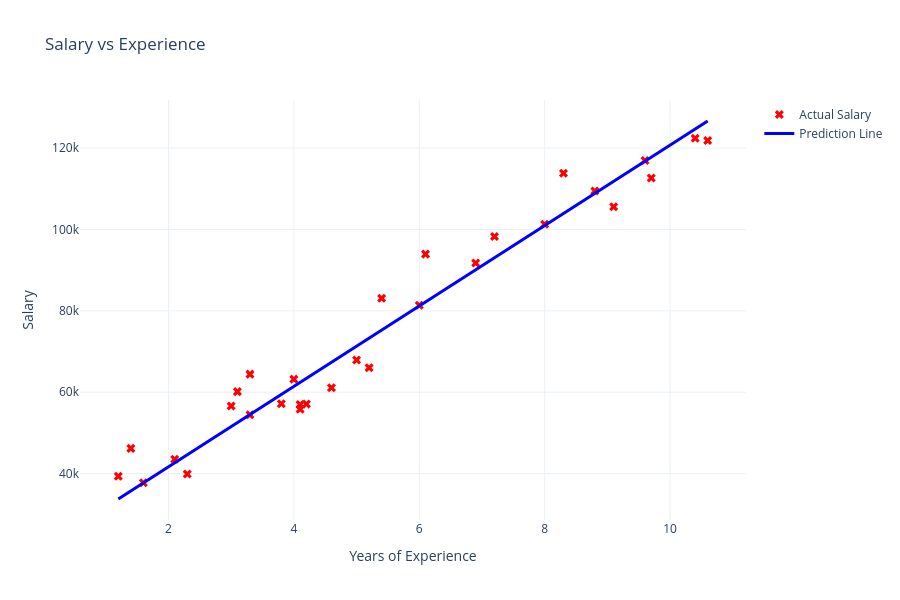

The cell this chart's notebook holds for it:
### Code cell
import plotly.graph_objects as go

# Predictions using trained w and b
y_pred = w * x + b

fig = go.Figure()

# Actual data points
fig.add_trace(go.Scatter(
    x=x,
    y=y,
    mode="markers",
    name="Actual Salary",
    marker=dict(color="red", size=8, symbol="x")))

# Prediction line
fig.add_trace(go.Scatter(
    x=x,
    y=y_pred,
    mode="lines",
    name="Prediction Line",
    line=dict(color="blue", width=3)))

fig.update_layout(
    title="Salary vs Experience",
    xaxis_title="Years of Experience",
    yaxis_title="Salary",
    template="plotly_white",
    width=900,
    height=600)

fig.show()

### Figure 1 — Plotly figure (JSON) as saved in the notebook; plotly's stock layout.template omitted (floating-point values rounded to 4 significant figures)
{"data": [{"marker": {"color": "red", "size": 8, "symbol": "x"}, "mode": "markers", "name": "Actual Salary", "type": "scatter", "x": [1.2, 1.4, 1.6, 2.1, 2.3, 3, 3.1, 3.3, 3.3, 3.8, 4, 4.1, 4.1, 4.2, 4.6, 5, 5.2, 5.4, 6, 6.1, 6.9, 7.2, 8, 8.3, 8.8, 9.1, 9.6, 9.7, 10.4, 10.6], "y": [39344, 46206, 37732, 43526, 39892, 56643, 60151, 54446, 64446, 57190, 63219, 55795, 56958, 57082, 61112, 67939, 66030, 83089, 81364, 93941, 91739, 98274, 101303, 113813, 109432, 105583, 116970, 112636, 122392, 121873]}, {"line": {"color": "blue", "width": 3}, "mode": "lines", "name": "Prediction Line", "type": "scatter", "x": [1.2, 1.4, 1.6, 2.1, 2.3, 3, 3.1, 3.3, 3.3, 3.8, 4, 4.1, 4.1, 4.2, 4.6, 5, 5.2, 5.4, 6, 6.1, 6.9, 7.2, 8, 8.3, 8.8, 9.1, 9.6, 9.7, 10.4, 10.6], "y": [33760.0, 35740.0, 37720.0, 42660.0, 44630.0, 51550.0, 52540.0, 54520.0, 54520.0, 59460.0, 61430.0, 62420.0, 62420.0, 63410.0, 67360.0, 71320.0, 73290.0, 75270.0, 81200.0, 82180.0, 90090.0, 93050.0, 101000.0, 103900.0, 108900.0, 111800.0, 116800.0, 117800.0, 124700.0, 126700.0]}], "layout": {"height": 600, "title": {"text": "Salary vs Experience"}, "width": 900, "xaxis": {"title": {"text": "Years of Experience"}}, "yaxis": {"title": {"text": "Salary"}}}}
